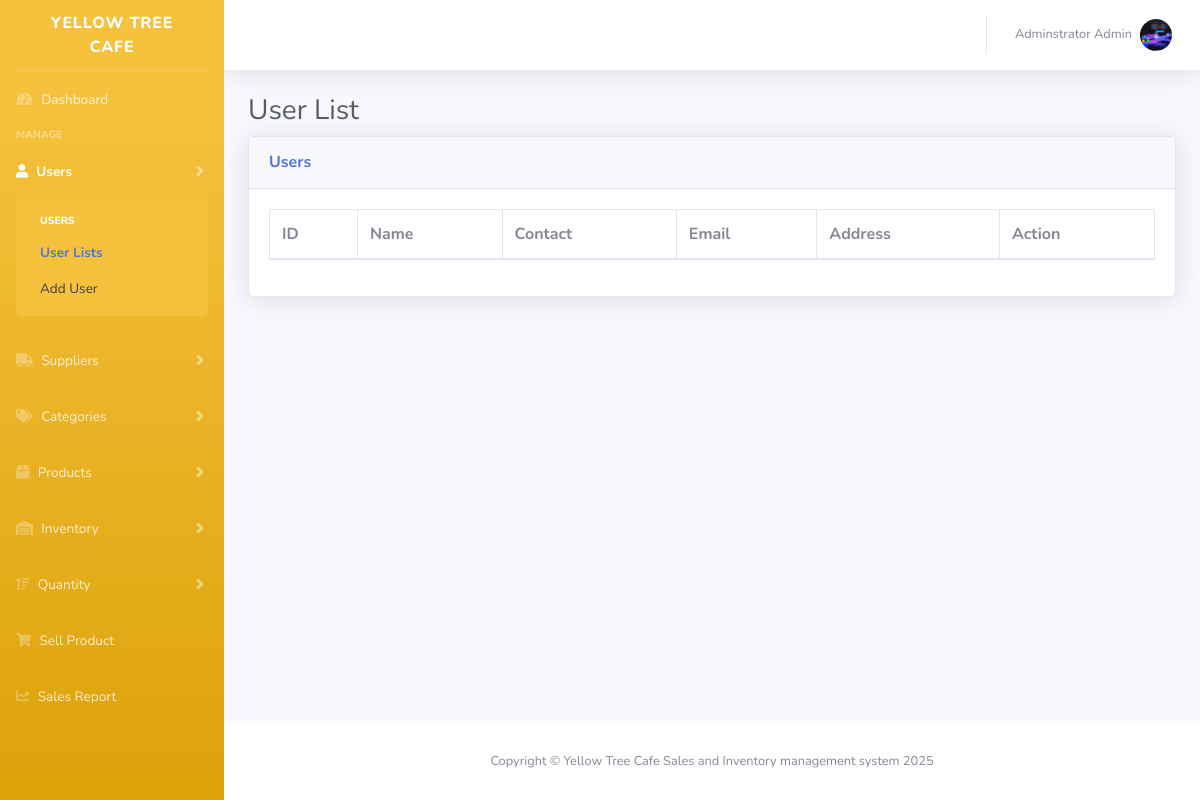
The app's page /admin/index.php?page=staff (signed in), older data.
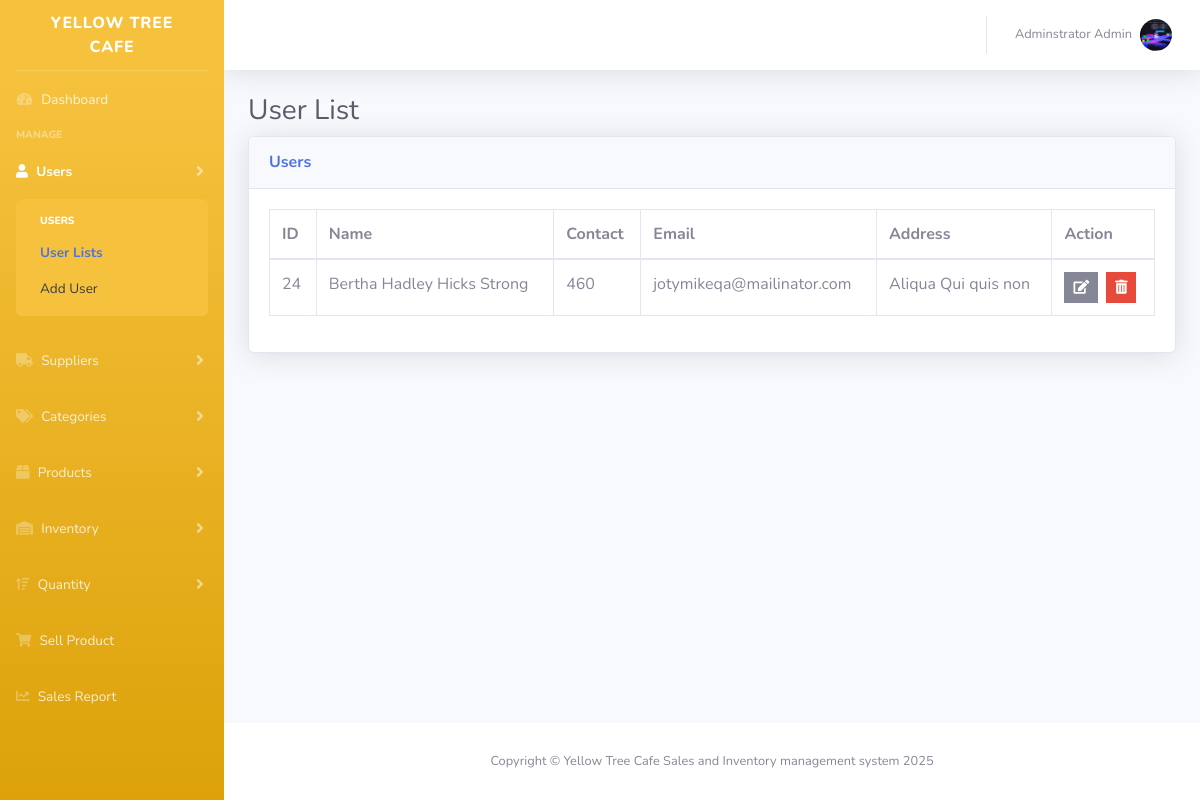
The same page, newer data.
### tables this page shows
CREATE TABLE `users` (
  `id` int(11) NOT NULL,
  `fname` varchar(50) NOT NULL,
  `mname` varchar(50) NOT NULL,
  `lname` varchar(50) NOT NULL,
  `email` varchar(50) NOT NULL,
  `contact` varchar(30) NOT NULL,
  `password` varchar(225) NOT NULL,
  `address` longtext DEFAULT NULL,
  `role` varchar(50) NOT NULL,
  `photo` varchar(225) DEFAULT NULL,
  `created_at` timestamp NOT NULL DEFAULT current_timestamp() ON UPDATE current_timestamp(),
  `updated_at` date NOT NULL
);

### admin/staff.php (the view, shortened to what this page needs)
<?php
$query = "SELECT * FROM users WHERE role = 'staff' ORDER BY id DESC";
$result = mysqli_query($conn, $query);
$staffMembers = [];
if ($result) {
  while ($row = mysqli_fetch_assoc($result)) {
    $staffMembers[] = $row;
  }
}
?>
<div class="content-wxrapper">
  <div class="container-fluid">
    <h1 class="h3 mb-2 text-gray-800">User List</h1>
    <div class="card shadow mb-4">
      <div class="card-header py-3">
        <h6 class="m-0 font-weight-bold text-primary">Users</h6>
      </div>
      <div class="card-body">
        <div class="table-responsive">
          <table class="table table-bordered" id="dataTable" width="100%" cellspacing="0">
            <thead>
              <tr>
                <th>ID</th>
                <th>Name</th>
                <th>Contact</th>
                <th>Email</th>
                <th>Address</th>
                <th>Action</th>
              </tr>
            </thead>
            <tbody>
              <?php foreach ($staffMembers as $staff): ?>
                <tr>
                  <td><?= htmlspecialchars($staff['id']) ?></td>
                  <td>
                    <?= htmlspecialchars($staff['fname']) . " " .
                      htmlspecialchars($staff['mname']) . " " .
                      htmlspecialchars($staff['lname']) ?>
                  </td>
                  <td><?= htmlspecialchars($staff['contact']) ?></td>
                  <td><?= htmlspecialchars($staff['email']) ?></td>
                  <td><?= htmlspecialchars($staff['address']) ?></td>
                  <td>
                    <div class="btn-group">
                      <a href="index.php?page=staff_form&id=<?= htmlspecialchars($staff['id']) ?>"
                        class="btn btn-secondary btn-sm rounded-0">
                        <i class="fas fa-edit"></i>
                      </a>
                      <form action="../app/action/staff_process.php" method="POST" style="display:inline;">
                        <button type="submit" class="btn btn-danger btn-sm rounded-0 ml-2"
                          onclick="return confirm('Are you sure you want to delete this staff member?')">
                          <i class="fas fa-trash-alt"></i>
                        </button>
                      </form>
                    </div>
                  </td>
                </tr>
              <?php endforeach; ?>
            </tbody>
          </table>
        </div>
      </div>
    </div>
  </div>
</div>
</div>

Row changes from the older to the newer data that the page shows:
added users: id "24", fname "Bertha", mname "Hadley Hicks", lname "Strong", contact "460", email "jotymikeqa@mailinator.com", address "Aliqua Qui quis non"
